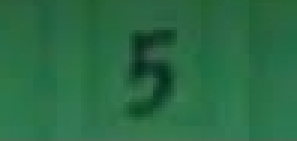
#> input picture 1.png, 99 x 47 px (shown 3 times larger)
$ python -i image_utils.py   (imports and definitions only)   (older library calls are emulated)
#> lines starting #> are read from the running program, lines starting #| are printed output that depends on the picture; after the words box and inside, x2 and y2 are one past the last pixel; in counts of white or black regions, pixels touching at a corner belong together
#> further down, picture is the input picture: shape (47, 99, 3); mean B, G, R 68.4, 107, 41.3
import cv2
import numpy as np
import itertools

from skimage.filters import threshold_niblack # type: ignore
from skimage import measure

def preprocessing(img):
    img = cv2.cvtColor(img, cv2.COLOR_BGR2GRAY) # conversão para tons de cinza
    return img

def to_grayscale(img):
    return cv2.cvtColor(img, cv2.COLOR_BGR2GRAY)

def resize(img, size=128):
    return cv2.resize(img, (size, size))

def equalize(img):
    return cv2.equalizeHist(img)

# [16 lines left out: functions sobel, laplacian, not called in this run]

def normalize(img):
    norm_img = np.zeros((img.shape[0], img.shape[1]))
    return cv2.normalize(img, norm_img, 0, 255, cv2.NORM_MINMAX)

# [14 lines left out: functions log_img, gamma, not called in this run]

def gamma_img(img):
    gamma_param = 5.0
    img = gamma(img, gamma_param)

# [24 lines left out: functions blur_image, segmentation, not called in this run]

def blur(img):
        return cv2.GaussianBlur(img, (3, 3), 0)

# [6 lines left out: function high_pass, not called in this run]

def highpass(img, sigma):
    return img - cv2.GaussianBlur(img, (0,0), sigma) + 127

# [26 lines left out: functions binarize_niblack, detect_edges, not called in this run]

def region_based_segmentation(img):
    print("Segmentando a imagem por regiões usando Watershed...")

    # Converte a imagem para tons de cinza, se não for já em tons de cinza
    if len(img.shape) == 3 and img.shape[2] == 3:
        gray = cv2.cvtColor(img, cv2.COLOR_BGR2GRAY)
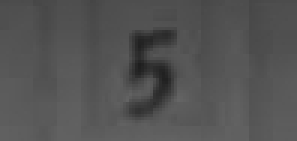
#> gray: shape (47, 99) (shown 3 times larger); min 30, max 101, mean 83
    else:
        gray = img

    # Desfoca a imagem para remover ruído
    blurred = cv2.GaussianBlur(gray, (5, 5), 0)

    # Aplica a binarização Otsu para obter a imagem binária
    _, binary = cv2.threshold(blurred, 0, 255, cv2.THRESH_BINARY_INV + cv2.THRESH_OTSU)
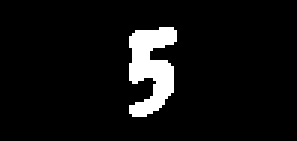
#> binary: shape (47, 99) (shown 3 times larger); 6.6% white; 1 white region, box (x1, y1, x2, y2) and area: (43, 9, 59, 39) 308

    # Remove pequenas regiões brancas usando morfologia
    kernel = np.ones((3, 3), np.uint8)
    opening = cv2.morphologyEx(binary, cv2.MORPH_OPEN, kernel, iterations=2)
#> opening: shape (47, 99); 5.3% white; 1 white region, box (x1, y1, x2, y2) and area: (43, 9, 58, 33) 246

    # Dilation para obter o fundo
    sure_bg = cv2.dilate(opening, kernel, iterations=3)
#> sure_bg: shape (47, 99); 11.9% white; 1 white region, box (x1, y1, x2, y2) and area: (40, 6, 61, 36) 556

    # Distância para encontrar o foreground
    dist_transform = cv2.distanceTransform(opening, cv2.DIST_L2, 5)
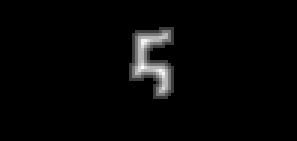
#> dist_transform: shape (47, 99) float32 (shown 3 times larger); min 0, max 4.2, mean 0.108; drawn with min black and max white
    _, sure_fg = cv2.threshold(dist_transform, 0.7 * dist_transform.max(), 255, 0)
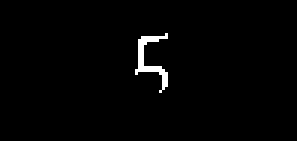
#> sure_fg: shape (47, 99) float32 (shown 3 times larger); 1.4% white in thin lines or dots, all inside (x1, y1, x2, y2) = (45, 11, 56, 31)

    # Obtenha a área desconhecida
    sure_fg = np.uint8(sure_fg)
    unknown = cv2.subtract(sure_bg, sure_fg)
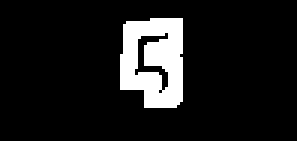
#> unknown: shape (47, 99) (shown 3 times larger); 10.5% white; 1 white region, box (x1, y1, x2, y2) and area: (40, 6, 61, 36) 490

    # Marcação de conectividade
    _, markers = cv2.connectedComponents(sure_fg)

    # Adiciona 1 a todas as marcas para que o fundo seja 1 em vez de 0
    markers = markers + 1

    # Marca a área desconhecida como 0
    markers[unknown == 0] = 0

    # Aplica o algoritmo de Watershed
    img_color = cv2.cvtColor(img, cv2.COLOR_GRAY2BGR) if len(img.shape) == 2 else img
    markers = cv2.watershed(img_color, markers)
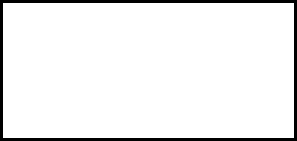
#> markers: shape (47, 99) int32 (shown 3 times larger); values -1 (black) and 1 (white), 93.8% white; black in thin lines or dots
    img_color[markers == -1] = [255, 0, 0]  # Marca as bordas com vermelho
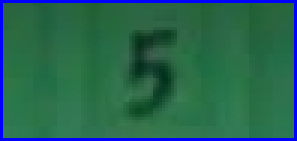
#> img_color: shape (47, 99, 3) (shown 3 times larger); 6.19% of pixels changed, all inside (x1, y1, x2, y2) = (0, 0, 99, 47)

    # print("Segmentação por regiões concluída.")
    return img_color

# [49 lines left out: functions isolate_number, preprocessing_, blur_image, binarize_otsu, not called in this run]

#Definição da métrica de distância (euclidiana)
def D(u,v,P,Q):
    return np.sqrt((u - P/2)**2 + (v - Q/2)**2)

#Definição do filtro HPF no domínio da frequência  para filtragem IDEAL, BUTTERWORTH e GAUSSIANA
# [97 lines left out: functions H_hpf, bhpf, gray_segmentation, segmentation_with_kmeans, kmeans_segmentation, not called in this run]


class ImagePipeline:
    def __init__(self, transformations=None):
        self.transformations = transformations or []

    def add_transformation(self, func):
        """Add a transformation to the pipeline"""
        self.transformations.append(func)

    # [5 lines left out: function process, not called in this run]

# ------------------- pipelines declarations ------------------------------
pipeline1 = ImagePipeline()
# [5 lines not run here, left out]


pipeline2 = ImagePipeline()

pipeline3 = ImagePipeline()

>>> import cv2
>>> picture = cv2.imread('1.png')
>>> result = region_based_segmentation(picture)
